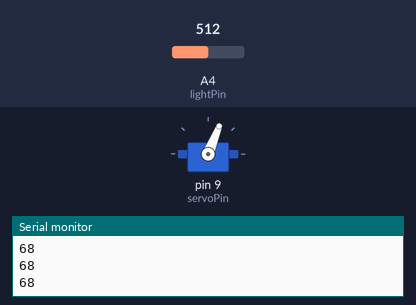
Bench run of a sketch on a simulated Arduino Uno, built with avr-gcc and run on an emulated ATmega328P. Parts: servo, the last lines printed to the serial monitor. The test bench sets the inputs (shaded band); at power-on: A4 (lightPin) = 512.

Above: at 1.2 s.
1.3 s: A4 (lightPin) set to 716
At 2.7 s:
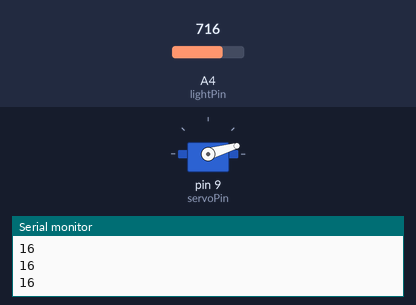
3.2 s: A4 (lightPin) set to 306
At 4.7 s:
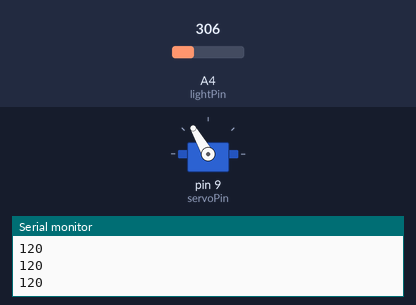
5.0 s: A4 (lightPin) set to 122
At 5.6 s:
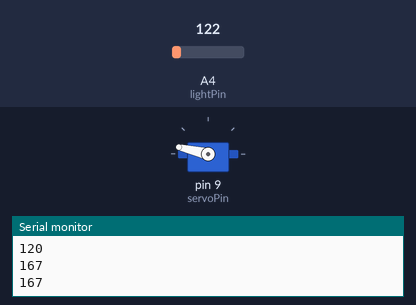
6.7 s: A4 (lightPin) set to 0
At 7.6 s:
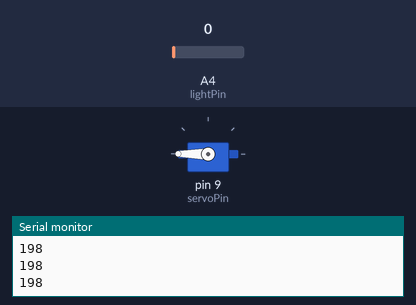
8.5 s: A4 (lightPin) set to 511
At 9.6 s:
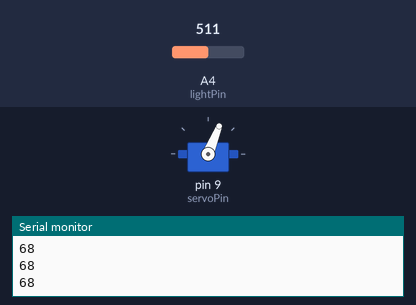
Timing chart, 0 to 11.2 s (numbered marks = the images above; inputs shaded):
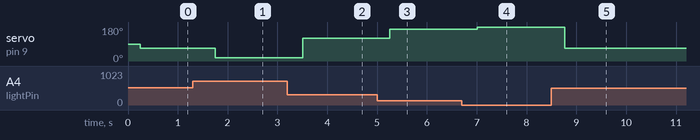

The sketch:

31-servo-sundial.ino
```cpp
#include <Servo.h>
int lightVal;
int lightPin = A4;
int dT = 250;
int servoPin = 9;
int angle;
Servo myServo;

void setup() {
  // put your setup code here, to run once:
  Serial.begin(9600);
  pinMode(lightPin, INPUT);
  pinMode(servoPin, OUTPUT);
  myServo.attach(servoPin);
}

void loop() {
  // put your main code here, to run repeatedly:
  lightVal = analogRead(lightPin);
  delay(dT);
  angle = (-16./63.) * lightVal + 16. * 780./63.;
  myServo.write(angle);
  Serial.println(angle);
}
```

Measured:
- after the input at 1.3 s, servo on pin 9 (servoPin): 68° → 16° after 0.45 s
- after the input at 3.2 s, servo on pin 9 (servoPin): 16° → 120° after 0.30 s
- after the input at 5.0 s, servo on pin 9 (servoPin): 120° → 167° after 0.26 s
- after the input at 6.7 s, servo on pin 9 (servoPin): 167° → 180° after 0.31 s
- after the input at 8.5 s, servo on pin 9 (servoPin): 180° → 68° after 0.26 s
